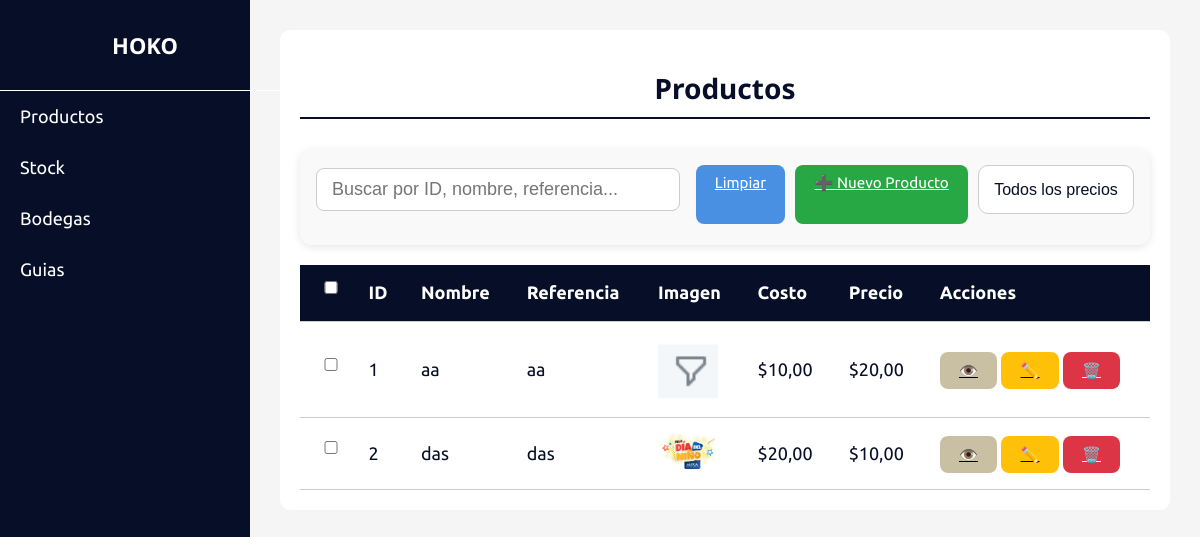
Before: /productos/ with the older database file.
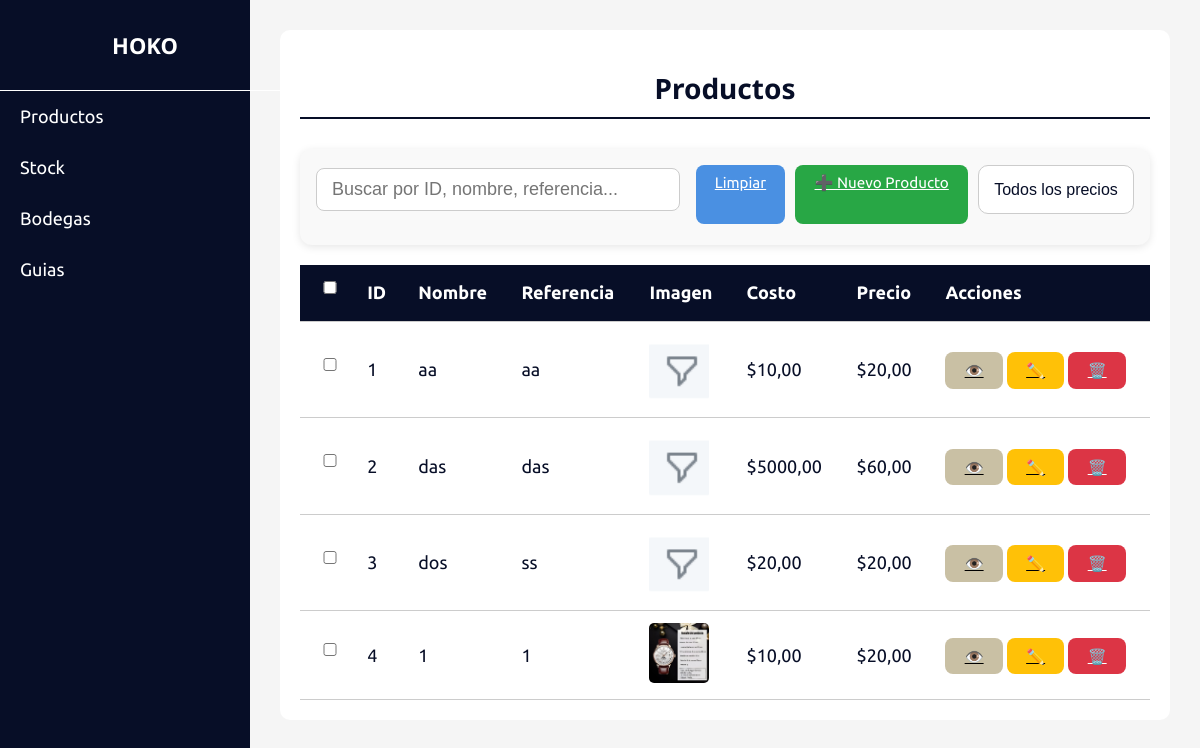
After: the same page with the newer database file.
### envios/models.py (models this page shows, shortened)
class Producto(models.Model):
    nombre = models.CharField(max_length=100)
    referencia = models.CharField(max_length=50, blank=True, null=True)
    imagen = models.ImageField(upload_to='productos/', blank=True, null=True)
    costo = models.DecimalField(max_digits=10, decimal_places=2, default=Decimal('0.00'))
    precio = models.DecimalField(max_digits=10, decimal_places=2, default=Decimal('0.00'))

### envios/views.py (the view, shortened to what this page needs)
# urls.py: path('productos/', views.listar_productos, name='listar_productos'),
def listar_productos(request):
    search_query = request.GET.get('search', '').strip()
    productos = Producto.objects.all()
    return render(request, 'productos/productos.html', {
        'productos': productos,
        'search_query': search_query
    })

### templates/productos/Productos.html (shortened to what this page needs)
{% extends 'base.html' %}
{% block content %}
<div class="products-container">
  <h1>Productos</h1>
  <div class="products-actions">
    <input type="text" id="search-input" placeholder="Buscar por ID, nombre, referencia..." class="search-input">
    <div class="action-buttons">
      <a href="{% url 'listar_productos' %}" class="btn btn-secondary">
         Limpiar
    </a>
      <a href="{% url 'crear_producto' %}" class="btn crear">➕ Nuevo Producto</a>
      <div class="filters">
        <select id="filter-precio" class="filter-select">
          <option value="">Todos los precios</option>
        </select>
      </div>
    </div>
  </div>
  <div class="table-wrapper">
    <table class="products-table" id="products-table">
      <thead>
        <tr>
          <th><input type="checkbox" id="select-all"></th>
          <th>ID</th>
          <th>Nombre</th>
          <th>Referencia</th>
          <th>Imagen</th>
          <th>Costo</th>
          <th>Precio</th>
          <th>Acciones</th>
        </tr>
      </thead>
      <tbody>
        {% for producto in productos %}
        <tr data-id="{{ producto.id }}"
            data-nombre="{{ producto.nombre|lower }}"
            data-referencia="{{ producto.referencia|default:''|lower }}"
            data-precio="{{ producto.precio }}">
          <td><input type="checkbox" class="select-row" data-id="{{ producto.id }}"></td>
          <td>{{ producto.id }}</td>
          <td>{{ producto.nombre }}</td>
          <td>{{ producto.referencia|default:"-" }}</td>
          <td>
            {% if producto.imagen %}
              <img src="{{ producto.imagen.url }}" alt="{{ producto.nombre }}" class="img-thumb">
            {% else %}
              <img src="https://via.placeholder.com/40" alt="Sin imagen" class="img-thumb">
            {% endif %}
          </td>
          <td>${{ producto.costo|floatformat:2 }}</td>
          <td>${{ producto.precio|floatformat:2 }}</td>
          <td>
            <a href="{% url 'ver_producto' producto.id %}" class="btn ver">👁️</a>
            <a href="{% url 'editar_producto' producto.id %}" class="btn editar">✏️</a>
            <a href="{% url 'eliminar_producto' producto.id %}" class="btn eliminar">🗑️</a>
          </td>
        </tr>
        {% endfor %}
      </tbody>
    </table>
  </div>
</div>
{% endblock %}

Changed rows visible on the page:
changed Producto "das": imagen: a different picture; costo "20,00" → "5000,00"; precio "10,00" → "60,00"
added Producto: id "3", nombre "dos", referencia "ss", imagen (picture), costo "20,00", precio "20,00"
added Producto: id "4", nombre "1", referencia "1", imagen (picture), costo "10,00", precio "20,00"
